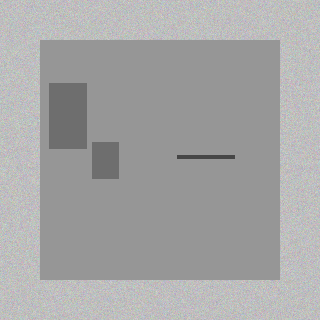
#> input picture 01-AI应用基础/yolo_img_000.png, 320 x 320 px; its folder holds only this picture in this run
$ python -i core.py   (imports and definitions only)
#> lines starting #> are read from the running program, lines starting #| are printed output that depends on the picture; after the words box and inside, x2 and y2 are one past the last pixel; in counts of white or black regions, pixels touching at a corner belong together
# -*- coding: utf-8 -*-
"""双路线检测：传统视觉（必然可用） + COCO 预训练 YOLO（如实呈现）。

工单 M3.2 实测链路（本文件后半段）：真实 yolo_dataset（npy 图 + YOLO
标注）上跑"兜底口径"CPU 推理基线（cv2 分割全链路，含 resize→预处理→
连通域→框还原），三档 imgsz 真实计时；onnxruntime + 离线 yolov8n.onnx
可用时同步给出真实 YOLO 推理/置信度阈值实验。所有数字都是跑出来的。
"""
import os

import numpy as np


# [82 lines left out: functions make_scene, cv_detect, iou, yolo_pretrained, load_dataset, synth_dataset, not called in this run]


def _seg(f, dev, min_area):
    """f(HxWx3 float32, 已按 imgsz 缩放) → (缺陷框, 产品区bbox)。

    产品区=与四边框条中位色偏离最大者（环境自适应，不硬编码坐标）；
    缺陷=产品区内逐通道偏离产品中位色的灰度差 > dev。
    """
    import cv2
    h, w = f.shape[:2]
    b = max(2, h // 16)
    outside = [float(np.median(np.concatenate(
        [f[:b, :, k].ravel(), f[-b:, :, k].ravel(),
         f[:, :b, k].ravel(), f[:, -b:, k].ravel()]))) for k in range(3)]
    d_out = np.max([np.abs(f[:, :, k] - outside[k]) for k in range(3)], 0)
    # 产品区判据用 30 而不是 20：实测外背景是 190±15 的噪声场，20 会让
    # 边缘碎屑粘上产品 CC、把噪声当缺陷（本次实测误检 2256 个的来源）
    prod = (d_out > 30).astype(np.uint8) * 255
    prod = cv2.morphologyEx(prod, cv2.MORPH_OPEN, np.ones((3, 3), np.uint8))
    prod = cv2.morphologyEx(prod, cv2.MORPH_CLOSE, np.ones((3, 3), np.uint8))
    n, lab, st, _ = cv2.connectedComponentsWithStats(prod, 8)
    if n < 2:
        return [], None
    idx = 1 + int(np.argmax(st[1:, 4]))
    x, y, bw, bh = (int(v) for v in st[idx][:4])
    reg, labr = f[y:y + bh, x:x + bw], lab[y:y + bh, x:x + bw] == idx
    base = [float(np.median(reg[:, :, k][labr])) for k in range(3)]
    d = np.max([np.abs(reg[:, :, k] - base[k]) for k in range(3)], 0)
    msk = ((labr) & (d > dev)).astype(np.uint8) * 255
    msk = cv2.morphologyEx(msk, cv2.MORPH_CLOSE, np.ones((3, 3), np.uint8))
    # 产品区 bbox 边缘 2px 内是 resize/原图抗锯齿残留带——实测不挖会沿
    # 产品轮廓碎出一圈假框（本次实测误检 1713/1754 的来源）；开运算会
    # 杀掉 2px 细裂纹（dev=50 档实测 tp=0），故用"挖边"而不是"开运算"。
    msk[:2, :] = 0
    msk[-2:, :] = 0
    msk[:, :2] = 0
    msk[:, -2:] = 0
    n2, _, st2, _ = cv2.connectedComponentsWithStats(msk, 8)
    boxes = [(x + int(st2[i][0]), y + int(st2[i][1]), int(st2[i][2]),
              int(st2[i][3])) for i in range(1, n2) if st2[i][4] >= min_area]
    return boxes, (x, y, bw, bh)


# [12 lines left out: function infer, not called in this run]


def infer_roi(img, imgsz=320, dev=12.0, min_area=15):
    """A 档优化①输入裁剪：1/4 缩略图先估产品区 bbox，再只对 crop 做
    等比缩放+缺陷分割——像素预算从 imgsz² 降到 ≈产品区占比·imgsz²，实测提速。
    贴 crop 边框的分量是 bbox 边缘的抗锯齿残留，实测剔除（成因可复核）。"""
    import cv2
    side = max(img.shape[:2])
    s4 = max(16, imgsz // 4)
    thumb = cv2.resize(img, (s4, s4), interpolation=cv2.INTER_AREA)
    _b, bbox = _seg(thumb.astype(np.float32), 20.0, 4)
    if bbox is None:
        return infer(img, imgsz, dev, min_area)
    k = side / float(s4)
    # bbox 外扩 4px 原生像素：把产品轮廓的抗锯齿环推出分析区，缺陷不受影响
    x0 = max(0, int(int(bbox[0] * k)) - 4)
    y0 = max(0, int(int(bbox[1] * k)) - 4)
    x1 = min(side, int(int(bbox[0] + bbox[2]) * k) + 4)
    y1 = min(side, int(int(bbox[1] + bbox[3]) * k) + 4)
    crop = img[y0:y1, x0:x1]
    # 缩放系数与基线 infer 一致（imgsz/side）→ 缺陷像素尺度可比，召回可对照
    s2 = imgsz / float(side)
    cw = max(8, int(round(crop.shape[1] * s2)))
    chh = max(8, int(round(crop.shape[0] * s2)))
    cf = cv2.resize(crop, (cw, chh), interpolation=cv2.INTER_AREA)
    cf = np.ascontiguousarray(cf, dtype=np.float32)
    base = [float(np.median(cf[:, :, i])) for i in range(3)]
    d = np.max([np.abs(cf[:, :, i] - base[i]) for i in range(3)], 0)
    msk = (d > dev).astype(np.uint8) * 255
    msk = cv2.morphologyEx(msk, cv2.MORPH_CLOSE, np.ones((3, 3), np.uint8))
    n, _, st, _ = cv2.connectedComponentsWithStats(msk, 8)
    inv = 1.0 / s2
    out = []
    for i in range(1, n):
        bx, by, bw, bh, ba = (int(v) for v in st[i])
        if ba < min_area:
            continue
        if bx <= 0 or by <= 0 or bx + bw >= cw - 1 or by + bh >= chh - 1:
            continue
        out.append((int(x0 + bx * inv), int(y0 + by * inv),
                    int(bw * inv), int(bh * inv)))
    return out


# [125 lines left out: functions _pin_cv_threads, measure_fps, measure_fps_mt, onnx_session, onnx_detect, _nms and 3 more, not called in this run]

>>> import cv2
>>> picture = cv2.imread('../../../../yolo_img_000.png')
#> picture is the input picture: shape (320, 320, 3); mean B, G, R 166, 165.9, 165.9
>>> result = infer_roi(picture)
#> in _seg, `outside = [float(np.median(np.concatenate( [f[:b, :, k].ravel(), f[-b:..`: outside = [190, 190, 190]
#> in _seg, `d_out = np.max([np.abs(f[:, :, k] - outside[k]) for k in range(3)], 0)`:
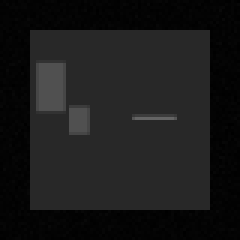
#> d_out: shape (80, 80) float32 (shown 3 times larger); min 0, max 100, mean 25.5
#> in _seg, `prod = (d_out > 30).astype(np.uint8) * 255`:
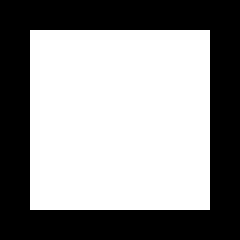
#> prod: shape (80, 80) (shown 3 times larger); 56.2% white; 1 black region, box (x1, y1, x2, y2) and area: (0, 0, 80, 80) 2800
#> in _seg, `n, lab, st, _ = cv2.connectedComponentsWithStats(prod, 8)`: n = 2; st = [[0, 0, 80, 80, 2800], [10, 10, 60, 60, 3600]]
#> in _seg, `idx = 1 + int(np.argmax(st[1:, 4]))`: idx = 1
#> in _seg, `x, y, bw, bh = (int(v) for v in st[idx][:4])`: x = 10; bw = 60
#> in _seg, `reg, labr = f[y:y + bh, x:x + bw], lab[y:y + bh, x:x + bw] == idx`:
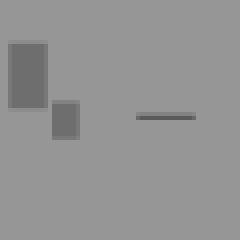
#> reg: shape (60, 60, 3) float32 (shown 4 times larger); min 90, max 150, mean 147.2
#> in _seg, `reg, labr = f[y:y + bh, x:x + bw], lab[y:y + bh, x:x + bw] == idx`: labr: shape (60, 60) bool; every value is 1
#> in _seg, `base = [float(np.median(reg[:, :, k][labr])) for k in range(3)]`: base = [150, 150, 150]
#> in _seg, `msk = ((labr) & (d > dev)).astype(np.uint8) * 255`:
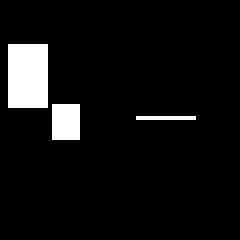
#> msk: shape (60, 60) (shown 4 times larger); 6.6% white; 3 white regions (1 under 20 px), largest, box (x1, y1, x2, y2) and area: (2, 11, 12, 27) 160, (13, 26, 20, 35) 63
#> in _seg, `msk = cv2.morphologyEx(msk, cv2.MORPH_CLOSE, np.ones((3, 3), np.uint8))`: msk: shape (60, 60); 6.6% white; 2 white regions (1 under 20 px), largest, box (x1, y1, x2, y2) and area: (2, 11, 20, 35) 224
#> in _seg, `n2, _, st2, _ = cv2.connectedComponentsWithStats(msk, 8)`: n2 = 3; st2 = [[0, 0, 60, 60, 3361], [2, 11, 18, 24, 224], [34, 29, 15, 1, 15]]
#> in _seg, `boxes = [(x + int(st2[i][0]), y + int(st2[i][1]), int(st2[i][2]), int(..`: boxes = [(12, 21, 18, 24), (44, 39, 15, 1)]
#> in infer_roi, `_b, bbox = _seg(thumb.astype(np.float32), 20.0, 4)`: bbox = (10, 10, 60, 60)
#> in infer_roi, `x0 = max(0, int(int(bbox[0] * k)) - 4)`: x0 = 36
#> in infer_roi, `x1 = min(side, int(int(bbox[0] + bbox[2]) * k) + 4)`: x1 = 284
#> in infer_roi, `crop = img[y0:y1, x0:x1]`:
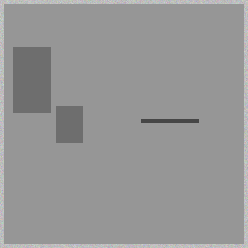
#> crop: shape (248, 248, 3); mean B, G, R 149.9, 150, 149.9
#> in infer_roi, `d = np.max([np.abs(cf[:, :, i] - base[i]) for i in range(3)], 0)`:
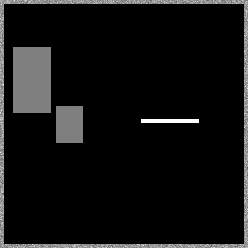
#> d: shape (248, 248) float32; min 0, max 80, mean 5.6; drawn with min black and max white
#> in infer_roi, `msk = (d > dev).astype(np.uint8) * 255`:
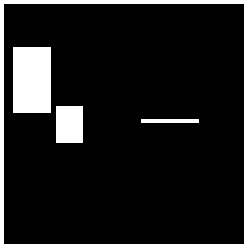
#> msk: shape (248, 248); 12.4% white; 4 white regions, box (x1, y1, x2, y2) and area: (0, 0, 248, 248) 3904, (13, 47, 51, 113) 2508, (56, 106, 83, 143) 999, (141, 119, 199, 123) 232
#> in infer_roi, `n, _, st, _ = cv2.connectedComponentsWithStats(msk, 8)`: n = 5; st = [[4, 4, 240, 240, 53861], [0, 0, 248, 248, 3904], [13, 47, 38, 66, 2508], [56, 106, 27, 37, 999], [141, 119, 58, 4, 232]]
#> the loop in infer_roi, `for i in range(1, n):` made 4 passes
#> after the loop in infer_roi, `for i in range(1, n):`: out = [(49, 83, 38, 66), (92, 142, 27, 37), (177, 155, 58, 4)]
#> result has the same summary as out in infer_roi

$ run again, on 01-AI应用基础/yolo_img_001.png
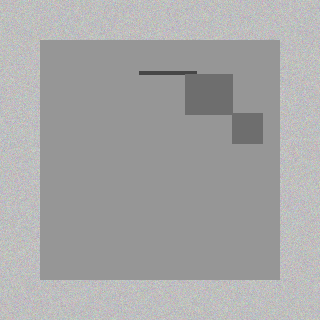
#> input picture 01-AI应用基础/yolo_img_001.png, 320 x 320 px
#> picture is the input picture: shape (320, 320, 3); mean B, G, R 166.2, 166.2, 166.2
#> outside = [190, 190, 190]
#> in _seg, `d_out = np.max([np.abs(f[:, :, k] - outside[k]) for k in range(3)], 0)`:
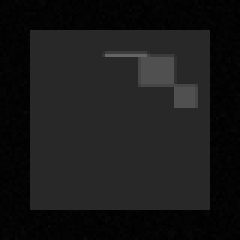
#> d_out: shape (80, 80) float32 (shown 3 times larger); min 0, max 100, mean 25.2
#> prod: shape (80, 80); 56.2% white; 1 black region, box (x1, y1, x2, y2) and area: (0, 0, 80, 80) 2800
#> in _seg, `n, lab, st, _ = cv2.connectedComponentsWithStats(prod, 8)`: n = 2; st = [[0, 0, 80, 80, 2800], [10, 10, 60, 60, 3600]]
#> idx = 1
#> in _seg, `x, y, bw, bh = (int(v) for v in st[idx][:4])`: x = 10; bw = 60
#> labr: shape (60, 60) bool; every value is 1
#> base = [150, 150, 150]
#> n2 = 2; st2 = [[0, 0, 60, 60, 3401], [25, 8, 31, 18, 199]]
#> boxes = [(35, 18, 31, 18)]
#> bbox = (10, 10, 60, 60)
#> x0 = 36
#> x1 = 284
#> in infer_roi, `msk = (d > dev).astype(np.uint8) * 255`:
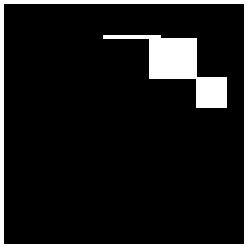
#> msk: shape (248, 248); 11.5% white; 2 white regions, box (x1, y1, x2, y2) and area: (0, 0, 248, 248) 3904, (103, 35, 227, 108) 3147
#> in infer_roi, `n, _, st, _ = cv2.connectedComponentsWithStats(msk, 8)`: n = 3; st = [[4, 4, 240, 240, 54453], [0, 0, 248, 248, 3904], [103, 35, 124, 73, 3147]]
#> the loop in infer_roi, `for i in range(1, n):` made 2 passes
#> after the loop in infer_roi, `for i in range(1, n):`: out = [(139, 71, 124, 73)]

$ run again, on 01-AI应用基础/yolo_img_002.png
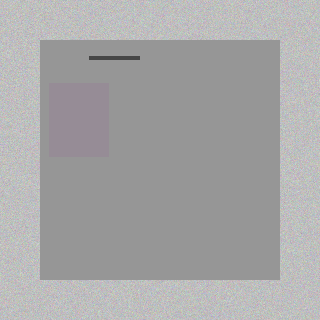
#> input picture 01-AI应用基础/yolo_img_002.png, 320 x 320 px
#> picture is the input picture: shape (320, 320, 3); mean B, G, R 167.3, 166.9, 167.3
#> outside = [190, 190, 190]
#> in _seg, `d_out = np.max([np.abs(f[:, :, k] - outside[k]) for k in range(3)], 0)`:
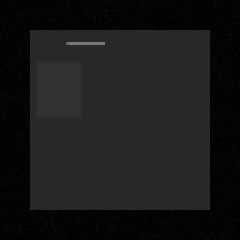
#> d_out: shape (80, 80) float32 (shown 3 times larger); min 0, max 120, mean 24.5
#> prod: shape (80, 80); 56.2% white; 1 black region, box (x1, y1, x2, y2) and area: (0, 0, 80, 80) 2800
#> in _seg, `n, lab, st, _ = cv2.connectedComponentsWithStats(prod, 8)`: n = 2; st = [[0, 0, 80, 80, 2800], [10, 10, 60, 60, 3600]]
#> idx = 1
#> in _seg, `x, y, bw, bh = (int(v) for v in st[idx][:4])`: x = 10; bw = 60
#> labr: shape (60, 60) bool; every value is 1
#> base = [150, 150, 150]
#> n2 = 2; st2 = [[0, 0, 60, 60, 3587], [12, 4, 13, 1, 13]]
#> boxes = [(22, 14, 13, 1)]
#> bbox = (10, 10, 60, 60)
#> x0 = 36
#> x1 = 284
#> in infer_roi, `msk = (d > dev).astype(np.uint8) * 255`:
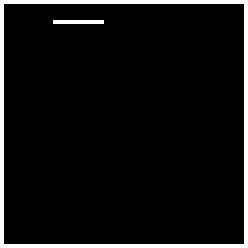
#> msk: shape (248, 248); 6.7% white; 2 white regions, box (x1, y1, x2, y2) and area: (0, 0, 248, 248) 3904, (53, 20, 104, 24) 204
#> in infer_roi, `n, _, st, _ = cv2.connectedComponentsWithStats(msk, 8)`: n = 3; st = [[4, 4, 240, 240, 57396], [0, 0, 248, 248, 3904], [53, 20, 51, 4, 204]]
#> the loop in infer_roi, `for i in range(1, n):` made 2 passes
#> after the loop in infer_roi, `for i in range(1, n):`: out = [(89, 56, 51, 4)]
